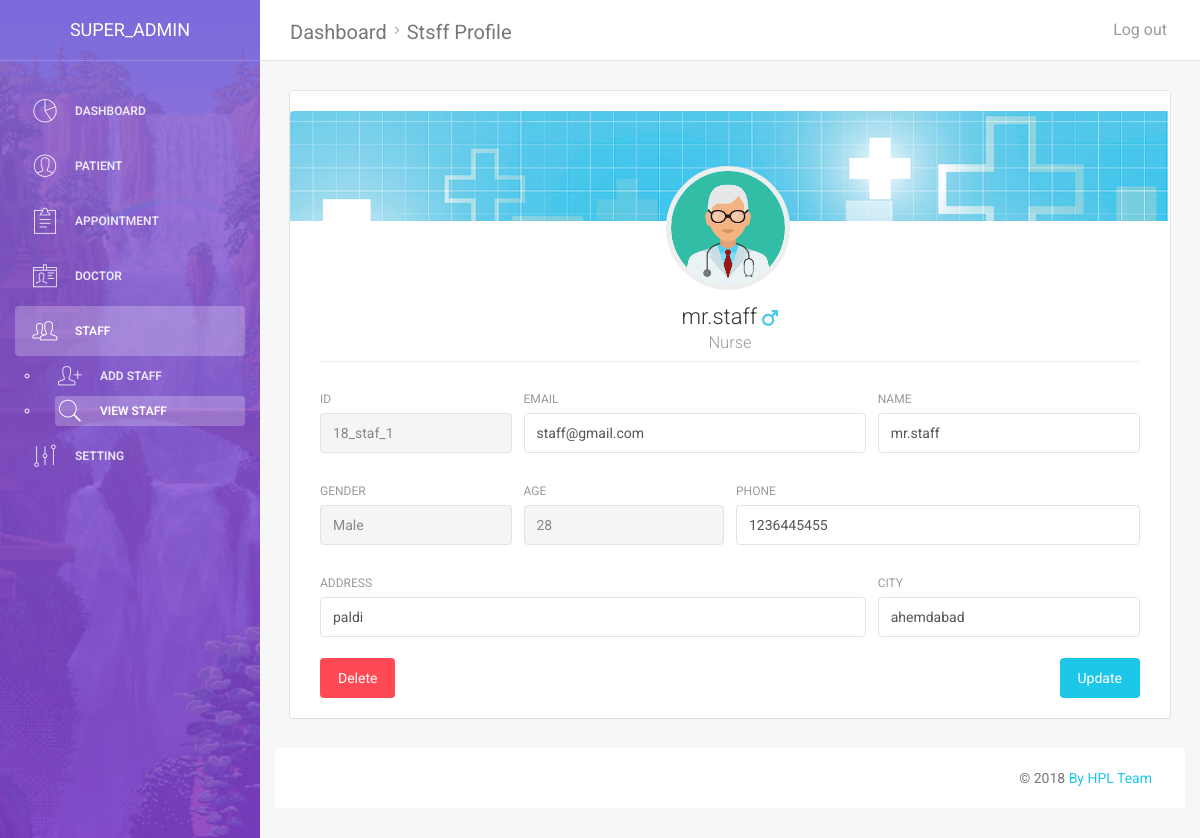
The page /view_staff_profile.php?id=18_staf_1 (signed in) on the database its author committed.
### tables this page shows
CREATE TABLE `staff` (
  `staff_id` varchar(10) NOT NULL,
  `staff_name` varchar(30) NOT NULL,
  `staff_dob` date NOT NULL,
  `staff_gender` varchar(10) NOT NULL,
  `staff_phone` varchar(15) NOT NULL,
  `staff_city` varchar(30) NOT NULL,
  `staff_address` varchar(100) NOT NULL,
  `staff_email` varchar(50) NOT NULL,
  `staff_password` varchar(50) NOT NULL,
  `doj` timestamp NOT NULL DEFAULT CURRENT_TIMESTAMP ON UPDATE CURRENT_TIMESTAMP,
  `staff_type` varchar(30) NOT NULL,
  `staff_exist` tinyint(1) NOT NULL
);

### view_staff_profile.php (the view, shortened to what this page needs)
<?php
include("assets/modules/global_module.php");
if(isset($_GET["id"]))
{
    $d_id = $_GET["id"];
}
if(isset($_SESSION["admin_token"]))
{
    $admin_id = $_SESSION["admin_token"];
}
$result = fetch_data("select * from admin where admin_id= '$admin_id'","result");
$a_data = mysqli_fetch_assoc($result);
$data = mysqli_fetch_assoc(fetch_data("select * from staff where staff_id = '$d_id'","result"));
$age = date_diff(date_create($data["staff_dob"]), date_create('today'))->y;
?>
<!doctype html>
<html lang="en">
<head>
    <link href="assets/css/bootstrap.min.css" rel="stylesheet" />
    <link href="assets/css/animate.min.css" rel="stylesheet"/>
    <link href="assets/css/light-bootstrap-dashboard.css?v=1.4.0" rel="stylesheet"/>
    <link href="http://maxcdn.bootstrapcdn.com/font-awesome/4.2.0/css/font-awesome.min.css" rel="stylesheet">
    <link href="assets/css/pe-icon-7-stroke.css" rel="stylesheet" />
</head>
<body>
<div class="wrapper">
    <?php menu($a_data["admin_name"],"staff","view_staff"); ?>
    <div class="main-panel">
        <nav class="navbar navbar-default navbar-fixed">
            <div class="container-fluid">
                <div class="navbar-header">
                    <a class="navbar-brand" href="#">Dashboard<i class="pe-7s-angle-right"></i>Stsff Profile</a>
                </div>
                <div class="collapse navbar-collapse">
                    <ul class="nav navbar-nav navbar-right">
                        <li>
                            <a href="logout.php?for=<?php echo $admin_id; ?>">
                                <p>Log out</p>
                            </a>
                        </li>
                    </ul>
                </div>
            </div>
        </nav>
        <div class="content">
            <div class="container-fluid">
                <div class="row">
                    <div class="col-md-12">
                        <div class="card card-user"><br>
                            <div class="image" >
                            </div>
                            <div class="content">
                                <div class="author">
                                    <a href="#">
                                        <img class="avatar border-gray" src="assets/img/avatars/<?php if($data["staff_gender"] == "Male"){ echo "male-doc.png"; } if($data["staff_gender"] == "Female"){ echo "female-doc.jpg"; } ?>"   alt="..."/  >
                                        <h4 class="title"><?php echo $data["staff_name"]; if($data["staff_gender"]=="Male"){ echo "&nbsp<img src='assets/img/male.png'>"; }else{ echo "&nbsp<img src='assets/img/female.png'>"; }?><br />
                                            <small><?php echo $data["staff_type"]; ?></small>
                                        </h4>
                                    </a>
                                </div>
                                <hr>
                                <div class="content">
                                    <form method="POST" name="admin_edit_patient">
                                        <div class="row">
                                            <div class="col-md-3">
                                                <div class="form-group">
                                                    <label>Id</label>
                                                    <input type="text" name="s_id" class="form-control" disabled value="<?php echo $data["staff_id"]; ?>">
                                                </div>
                                            </div>
                                            <div class="col-md-5">
                                                <div class="form-group">
                                                    <label>Email</label>
                                                    <input type="email" name="s_email" class="form-control"  value="<?php echo $data["staff_email"]; ?>">
                                                </div>
                                            </div>
                                            <div class="col-md-4">
                                                <div class="form-group">
                                                    <label >Name</label>
                                                    <input type="text" name="s_name" class="form-control"  value="<?php echo $data["staff_name"]; ?>">
                                                </div>
                                            </div>
                                        </div>
                                        <div class="row">
                                            <div class="col-md-3">
                                                <div class="form-group">
                                                    <label>Gender</label>
                                                    <input type="text" name="s_gender" class="form-control"  value="<?php echo $data["staff_gender"]; ?>" readonly>
                                                </div>
                                            </div>
                                            <div class="col-md-3">
                                                <div class="form-group">
                                                    <label>Age</label>
                                                    <input type="text" name="s_age" class="form-control" value="<?php echo $age ?>" readonly>
                                                </div>
                                            </div>
                                            <div class="col-md-6">
                                                <div class="form-group">
                                                    <label>Phone</label>
                                                    <input type="text" name="s_phone" class="form-control"  value="<?php echo $data["staff_phone"]; ?>">
                                                </div>
                                            </div>
                                        </div>
                                        <div class="row">
                                            <div class="col-md-8">
                                                <div class="form-group">
                                                    <label>Address</label>
                                                    <input type="text" name="s_address" class="form-control"  value="<?php echo $data["staff_address"]; ?>">
                                                </div>
                                            </div>
                                            <div class="col-md-4">
                                                <div class="form-group">
                                                    <label>City</label>
                                                    <input type="text" name="s_city" class="form-control"  value="<?php echo $data["staff_city"]; ?>">
                                                </div>
                                            </div>
                                        </div>
                                        <a class="btn btn-danger btn-fill pull-left" data-toggle="modal" data-target="#myModal">
                                            Delete
                                        </a>
                                        <button type="submit" class="btn btn-info btn-fill pull-right">Update</button>
                                        <br><br>
                                    </form>
                                </div>
                            </div>
                        </div>
                    </div>
                </div>
            </div>
            <footer class="footer">
                <div class="container-fluid">
                    <p class="copyright pull-right">
                        &copy; <script>document.write(new Date().getFullYear())</script>
                        <a href="#">By HPL Team</a>
                    </p>
                </div>
            </footer>
        </div>
    </div>
</body>
</html>

### assets/modules/global_module.php (shortened to what this page needs)
<?php
function fetch_data($query,$type)
{
	include("assets/modules/db_config.php");
	$result = mysqli_query($conn,$query);
	if($result)
	{
		if($type == "login")
		{
		$count = mysqli_num_rows($result);
			if($count == 1)
			{
				return TRUE;
			}
			else
			{
				return FALSE;
			}
		}
		elseif($type == "count")
		{
			$count = mysqli_num_rows($result);
			return $count;
		}
		elseif($type == "result")
		{
			 $res = mysqli_query($conn,$query);
			 return $res;
		}
	}
	else
	{
		return "Fetch Error";
	}
}
function menu($user,$active,$sub_active)
{
   echo "<div class='sidebar' data-color='purple' data-image='assets/img/waterfall.gif' >
        <div class='sidebar-wrapper' >";
    echo "<div class='logo'>
                <a href='#' class='simple-text'>";
                    if(isset($user)){echo $user;};
                echo "</a>
            </div>";
    echo "<ul class='nav' >
                <li "; if($active == "dashboard"){ echo "class=active"; } echo ">
                    <a href='dashboard_admn.php'>
                        <i class='pe-7s-graph'></i>
                        <p>Dashboard</p>
                    </a>
                </li>
                <li "; if($active == "patient"){ echo"class=active"; } echo ">
                    <a href='add_patient.php' >
                        <i class='pe-7s-user'></i>
                        <p>Patient</p>
                    </a>";
                echo "</li >
                <li "; if($active == "appointment"){ echo"class=active"; } echo ">
                    <a href='add_appointment.php'>
                        <i class='pe-7s-note2'></i>
                        <p>Appointment</p>
                    </a>";
                echo "</li>
                <li "; if($active == "doctor"){ echo"class=active"; } echo ">
                    <a href='add_doctor.php'>
                        <i class='pe-7s-id'></i>
                        <p>Doctor</p>
                    </a>";
                echo "</li>
                <li "; if($active == "staff"){ echo"class=active"; } echo ">
                    <a href='add_staff.php'>
                        <i class='pe-7s-users'></i>
                        <p>Staff</p>
                    </a>";
                        if($active == "staff") {
                            echo "<ul>";
                            echo "<li ";
                            if ($sub_active == "add_staff") {
                                echo "class=active";
                            }
                            echo ">
                                    <a href = 'add_staff.php' >
                                        <i class='pe-7s-add-user' ></i >
                                        <p > Add Staff </p >
                                    </a >
                                </li >";
                            echo "<li ";
                            if ($sub_active == "view_staff") {
                                echo "class=active";
                            }
                            echo ">
                                    <a href = 'view_staff.php' >
                                        <i class='pe-7s-search' ></i >
                                        <p > view Staff </p >
                                    </a >
                                </li >";
                            echo "</ul>";
                        }
                echo "</li>
                <li "; if($active == "setting"){ echo"class=active"; } echo ">
                    <a href='designation.php'>
                        <i class='pe-7s-edit'></i>
                        <p>Setting</p>
                    </a>";
                echo "</li>";
          echo "</ul>";
    echo "</div>
    </div>";
}
?>

### rows shown on the page
staff: staff_name "mr.staff", staff_type "Nurse", s_id "18_staf_1", s_email "staff@gmail.com", s_name "mr.staff", s_gender "Male", s_age "28", s_phone "1236445455", s_address "paldi", s_city "ahemdabad"

### other values the page prints
$user "SUPER_ADMIN"
